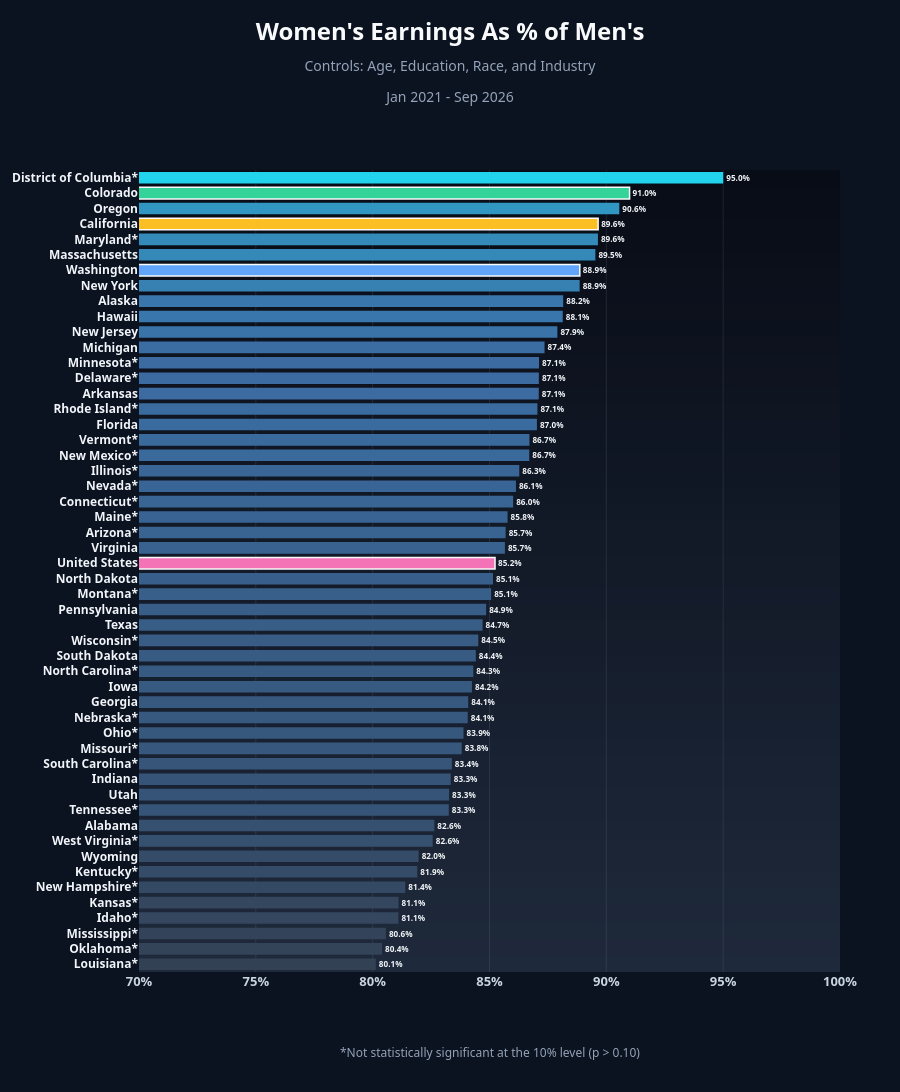

This figure's notebook cell:
### Code cell
fig = plot_state_bars(ranking_ind, 'Post_EPEWA_Gap', 'interaction_pval', "Women's Earnings As % of Men's",
                      "Age, Education, Race, and Industry", POST_PERIOD, [0.7, 1], save_as="states_post_gap_industry")

### Figure 1 — Plotly figure (JSON) as saved in the notebook; plotly's stock layout.template omitted (floating-point values rounded to 4 significant figures)
{"data": [{"cliponaxis": false, "hovertemplate": "%{y}: %{text}<extra></extra>", "marker": {"color": ["rgb(51, 65, 85)", "rgb(51, 67, 88)", "rgb(51, 68, 90)", "rgb(52, 71, 95)", "rgb(52, 71, 95)", "rgb(52, 73, 99)", "rgb(53, 76, 104)", "rgb(53, 76, 105)", "rgb(54, 80, 111)", "rgb(54, 80, 112)", "rgb(54, 84, 119)", "rgb(54, 84, 119)", "rgb(54, 84, 120)", "rgb(55, 85, 120)", "rgb(55, 87, 125)", "rgb(55, 88, 125)", "rgb(55, 89, 127)", "rgb(55, 89, 128)", "rgb(55, 90, 129)", "rgb(55, 90, 130)", "rgb(56, 91, 131)", "rgb(56, 92, 132)", "rgb(56, 93, 134)", "rgb(56, 94, 136)", "rgb(56, 95, 138)", "rgb(56, 95, 139)", "#f472b6", "rgb(57, 98, 144)", "rgb(57, 99, 145)", "rgb(57, 99, 146)", "rgb(57, 101, 148)", "rgb(57, 101, 150)", "rgb(58, 102, 151)", "rgb(58, 105, 156)", "rgb(58, 105, 156)", "rgb(58, 107, 159)", "rgb(58, 107, 159)", "rgb(59, 107, 160)", "rgb(59, 107, 160)", "rgb(59, 107, 160)", "rgb(59, 109, 163)", "rgb(58, 115, 168)", "rgb(57, 118, 171)", "rgb(57, 118, 171)", "rgb(55, 128, 178)", "#60a5fa", "rgb(52, 137, 184)", "rgb(52, 138, 185)", "#fbbf24", "rgb(49, 151, 194)", "#34d399", "rgb(34, 211, 238)"], "line": {"color": ["rgba(0,0,0,0)", "rgba(0,0,0,0)", "rgba(0,0,0,0)", "rgba(0,0,0,0)", "rgba(0,0,0,0)", "rgba(0,0,0,0)", "rgba(0,0,0,0)", "rgba(0,0,0,0)", "rgba(0,0,0,0)", "rgba(0,0,0,0)", "rgba(0,0,0,0)", "rgba(0,0,0,0)", "rgba(0,0,0,0)", "rgba(0,0,0,0)", "rgba(0,0,0,0)", "rgba(0,0,0,0)", "rgba(0,0,0,0)", "rgba(0,0,0,0)", "rgba(0,0,0,0)", "rgba(0,0,0,0)", "rgba(0,0,0,0)", "rgba(0,0,0,0)", "rgba(0,0,0,0)", "rgba(0,0,0,0)", "rgba(0,0,0,0)", "rgba(0,0,0,0)", "#f8fafc", "rgba(0,0,0,0)", "rgba(0,0,0,0)", "rgba(0,0,0,0)", "rgba(0,0,0,0)", "rgba(0,0,0,0)", "rgba(0,0,0,0)", "rgba(0,0,0,0)", "rgba(0,0,0,0)", "rgba(0,0,0,0)", "rgba(0,0,0,0)", "rgba(0,0,0,0)", "rgba(0,0,0,0)", "rgba(0,0,0,0)", "rgba(0,0,0,0)", "rgba(0,0,0,0)", "rgba(0,0,0,0)", "rgba(0,0,0,0)", "rgba(0,0,0,0)", "#f8fafc", "rgba(0,0,0,0)", "rgba(0,0,0,0)", "#f8fafc", "rgba(0,0,0,0)", "#f8fafc", "rgba(0,0,0,0)"], "width": 1.5}}, "orientation": "h", "text": ["<b>80.1%</b>", "<b>80.4%</b>", "<b>80.6%</b>", "<b>81.1%</b>", "<b>81.1%</b>", "<b>81.4%</b>", "<b>81.9%</b>", "<b>82.0%</b>", "<b>82.6%</b>", "<b>82.6%</b>", "<b>83.3%</b>", "<b>83.3%</b>", "<b>83.3%</b>", "<b>83.4%</b>", "<b>83.8%</b>", "<b>83.9%</b>", "<b>84.1%</b>", "<b>84.1%</b>", "<b>84.2%</b>", "<b>84.3%</b>", "<b>84.4%</b>", "<b>84.5%</b>", "<b>84.7%</b>", "<b>84.9%</b>", "<b>85.1%</b>", "<b>85.1%</b>", "<b>85.2%</b>", "<b>85.7%</b>", "<b>85.7%</b>", "<b>85.8%</b>", "<b>86.0%</b>", "<b>86.1%</b>", "<b>86.3%</b>", "<b>86.7%</b>", "<b>86.7%</b>", "<b>87.0%</b>", "<b>87.1%</b>", "<b>87.1%</b>", "<b>87.1%</b>", "<b>87.1%</b>", "<b>87.4%</b>", "<b>87.9%</b>", "<b>88.1%</b>", "<b>88.2%</b>", "<b>88.9%</b>", "<b>88.9%</b>", "<b>89.5%</b>", "<b>89.6%</b>", "<b>89.6%</b>", "<b>90.6%</b>", "<b>91.0%</b>", "<b>95.0%</b>"], "textfont": {"color": "#f1f5f9", "size": 12}, "textposition": "outside", "type": "bar", "x": [0.8013, 0.804, 0.8057, 0.811, 0.8111, 0.814, 0.8191, 0.8197, 0.8257, 0.8264, 0.8326, 0.8327, 0.8334, 0.8339, 0.8381, 0.8389, 0.8407, 0.8409, 0.8425, 0.8431, 0.8441, 0.8452, 0.8471, 0.8486, 0.8507, 0.8515, 0.8524, 0.8566, 0.8569, 0.8577, 0.8601, 0.8613, 0.8627, 0.867, 0.8671, 0.8703, 0.8705, 0.8711, 0.8711, 0.8712, 0.8736, 0.879, 0.8814, 0.8815, 0.8886, 0.8886, 0.8953, 0.8964, 0.8965, 0.9056, 0.91, 0.95], "y": ["<b>Louisiana*</b>", "<b>Oklahoma*</b>", "<b>Mississippi*</b>", "<b>Idaho*</b>", "<b>Kansas*</b>", "<b>New Hampshire*</b>", "<b>Kentucky*</b>", "<b>Wyoming</b>", "<b>West Virginia*</b>", "<b>Alabama</b>", "<b>Tennessee*</b>", "<b>Utah</b>", "<b>Indiana</b>", "<b>South Carolina*</b>", "<b>Missouri*</b>", "<b>Ohio*</b>", "<b>Nebraska*</b>", "<b>Georgia</b>", "<b>Iowa</b>", "<b>North Carolina*</b>", "<b>South Dakota</b>", "<b>Wisconsin*</b>", "<b>Texas</b>", "<b>Pennsylvania</b>", "<b>Montana*</b>", "<b>North Dakota</b>", "<b>United States</b>", "<b>Virginia</b>", "<b>Arizona*</b>", "<b>Maine*</b>", "<b>Connecticut*</b>", "<b>Nevada*</b>", "<b>Illinois*</b>", "<b>New Mexico*</b>", "<b>Vermont*</b>", "<b>Florida</b>", "<b>Rhode Island*</b>", "<b>Arkansas</b>", "<b>Delaware*</b>", "<b>Minnesota*</b>", "<b>Michigan</b>", "<b>New Jersey</b>", "<b>Hawaii</b>", "<b>Alaska</b>", "<b>New York</b>", "<b>Washington</b>", "<b>Massachusetts</b>", "<b>Maryland*</b>", "<b>California</b>", "<b>Oregon</b>", "<b>Colorado</b>", "<b>District of Columbia*</b>"]}], "layout": {"annotations": [{"font": {"color": "#94a3b8", "size": 12}, "showarrow": false, "text": "*Not statistically significant at the 10% level (p > 0.10)", "x": 0.5, "xref": "paper", "y": 0, "yanchor": "top", "yref": "paper", "yshift": -70}], "bargap": 0.25, "font": {"color": "#cbd5e1", "family": "Bahnschrift, 'Segoe UI Variable Display', 'Segoe UI', Helvetica, Arial, sans-serif"}, "height": 1404, "margin": {"b": 120, "l": 20, "r": 60, "t": 170}, "paper_bgcolor": "#0b1220", "plot_bgcolor": "rgba(0,0,0,0)", "shapes": [{"fillcolor": "rgb(8, 12, 22)", "layer": "below", "line": {"width": 0}, "type": "rect", "x0": 0, "x1": 1, "xref": "paper", "y0": 0, "y1": 1, "yref": "paper"}, {"fillcolor": "rgb(8, 13, 23)", "layer": "below", "line": {"width": 0}, "type": "rect", "x0": 0, "x1": 1, "xref": "paper", "y0": 0, "y1": 0.9792, "yref": "paper"}, {"fillcolor": "rgb(9, 13, 24)", "layer": "below", "line": {"width": 0}, "type": "rect", "x0": 0, "x1": 1, "xref": "paper", "y0": 0, "y1": 0.9583, "yref": "paper"}, {"fillcolor": "rgb(9, 14, 24)", "layer": "below", "line": {"width": 0}, "type": "rect", "x0": 0, "x1": 1, "xref": "paper", "y0": 0, "y1": 0.9375, "yref": "paper"}, {"fillcolor": "rgb(10, 14, 25)", "layer": "below", "line": {"width": 0}, "type": "rect", "x0": 0, "x1": 1, "xref": "paper", "y0": 0, "y1": 0.9167, "yref": "paper"}, {"fillcolor": "rgb(10, 15, 26)", "layer": "below", "line": {"width": 0}, "type": "rect", "x0": 0, "x1": 1, "xref": "paper", "y0": 0, "y1": 0.8958, "yref": "paper"}, {"fillcolor": "rgb(11, 16, 27)", "layer": "below", "line": {"width": 0}, "type": "rect", "x0": 0, "x1": 1, "xref": "paper", "y0": 0, "y1": 0.875, "yref": "paper"}, {"fillcolor": "rgb(11, 16, 28)", "layer": "below", "line": {"width": 0}, "type": "rect", "x0": 0, "x1": 1, "xref": "paper", "y0": 0, "y1": 0.8542, "yref": "paper"}, {"fillcolor": "rgb(12, 17, 28)", "layer": "below", "line": {"width": 0}, "type": "rect", "x0": 0, "x1": 1, "xref": "paper", "y0": 0, "y1": 0.8333, "yref": "paper"}, {"fillcolor": "rgb(12, 18, 29)", "layer": "below", "line": {"width": 0}, "type": "rect", "x0": 0, "x1": 1, "xref": "paper", "y0": 0, "y1": 0.8125, "yref": "paper"}, {"fillcolor": "rgb(13, 18, 30)", "layer": "below", "line": {"width": 0}, "type": "rect", "x0": 0, "x1": 1, "xref": "paper", "y0": 0, "y1": 0.7917, "yref": "paper"}, {"fillcolor": "rgb(13, 19, 31)", "layer": "below", "line": {"width": 0}, "type": "rect", "x0": 0, "x1": 1, "xref": "paper", "y0": 0, "y1": 0.7708, "yref": "paper"}, {"fillcolor": "rgb(14, 19, 31)", "layer": "below", "line": {"width": 0}, "type": "rect", "x0": 0, "x1": 1, "xref": "paper", "y0": 0, "y1": 0.75, "yref": "paper"}, {"fillcolor": "rgb(14, 20, 32)", "layer": "below", "line": {"width": 0}, "type": "rect", "x0": 0, "x1": 1, "xref": "paper", "y0": 0, "y1": 0.7292, "yref": "paper"}, {"fillcolor": "rgb(15, 21, 33)", "layer": "below", "line": {"width": 0}, "type": "rect", "x0": 0, "x1": 1, "xref": "paper", "y0": 0, "y1": 0.7083, "yref": "paper"}, {"fillcolor": "rgb(15, 21, 34)", "layer": "below", "line": {"width": 0}, "type": "rect", "x0": 0, "x1": 1, "xref": "paper", "y0": 0, "y1": 0.6875, "yref": "paper"}, {"fillcolor": "rgb(15, 22, 35)", "layer": "below", "line": {"width": 0}, "type": "rect", "x0": 0, "x1": 1, "xref": "paper", "y0": 0, "y1": 0.6667, "yref": "paper"}, {"fillcolor": "rgb(16, 22, 35)", "layer": "below", "line": {"width": 0}, "type": "rect", "x0": 0, "x1": 1, "xref": "paper", "y0": 0, "y1": 0.6458, "yref": "paper"}, {"fillcolor": "rgb(16, 23, 36)", "layer": "below", "line": {"width": 0}, "type": "rect", "x0": 0, "x1": 1, "xref": "paper", "y0": 0, "y1": 0.625, "yref": "paper"}, {"fillcolor": "rgb(17, 24, 37)", "layer": "below", "line": {"width": 0}, "type": "rect", "x0": 0, "x1": 1, "xref": "paper", "y0": 0, "y1": 0.6042, "yref": "paper"}, {"fillcolor": "rgb(17, 24, 38)", "layer": "below", "line": {"width": 0}, "type": "rect", "x0": 0, "x1": 1, "xref": "paper", "y0": 0, "y1": 0.5833, "yref": "paper"}, {"fillcolor": "rgb(18, 25, 39)", "layer": "below", "line": {"width": 0}, "type": "rect", "x0": 0, "x1": 1, "xref": "paper", "y0": 0, "y1": 0.5625, "yref": "paper"}, {"fillcolor": "rgb(18, 26, 39)", "layer": "below", "line": {"width": 0}, "type": "rect", "x0": 0, "x1": 1, "xref": "paper", "y0": 0, "y1": 0.5417, "yref": "paper"}, {"fillcolor": "rgb(19, 26, 40)", "layer": "below", "line": {"width": 0}, "type": "rect", "x0": 0, "x1": 1, "xref": "paper", "y0": 0, "y1": 0.5208, "yref": "paper"}, {"fillcolor": "rgb(19, 27, 41)", "layer": "below", "line": {"width": 0}, "type": "rect", "x0": 0, "x1": 1, "xref": "paper", "y0": 0, "y1": 0.5, "yref": "paper"}, {"fillcolor": "rgb(20, 27, 42)", "layer": "below", "line": {"width": 0}, "type": "rect", "x0": 0, "x1": 1, "xref": "paper", "y0": 0, "y1": 0.4792, "yref": "paper"}, {"fillcolor": "rgb(20, 28, 42)", "layer": "below", "line": {"width": 0}, "type": "rect", "x0": 0, "x1": 1, "xref": "paper", "y0": 0, "y1": 0.4583, "yref": "paper"}, {"fillcolor": "rgb(21, 29, 43)", "layer": "below", "line": {"width": 0}, "type": "rect", "x0": 0, "x1": 1, "xref": "paper", "y0": 0, "y1": 0.4375, "yref": "paper"}, {"fillcolor": "rgb(21, 29, 44)", "layer": "below", "line": {"width": 0}, "type": "rect", "x0": 0, "x1": 1, "xref": "paper", "y0": 0, "y1": 0.4167, "yref": "paper"}, {"fillcolor": "rgb(22, 30, 45)", "layer": "below", "line": {"width": 0}, "type": "rect", "x0": 0, "x1": 1, "xref": "paper", "y0": 0, "y1": 0.3958, "yref": "paper"}, {"fillcolor": "rgb(22, 31, 46)", "layer": "below", "line": {"width": 0}, "type": "rect", "x0": 0, "x1": 1, "xref": "paper", "y0": 0, "y1": 0.375, "yref": "paper"}, {"fillcolor": "rgb(23, 31, 46)", "layer": "below", "line": {"width": 0}, "type": "rect", "x0": 0, "x1": 1, "xref": "paper", "y0": 0, "y1": 0.3542, "yref": "paper"}, {"fillcolor": "rgb(23, 32, 47)", "layer": "below", "line": {"width": 0}, "type": "rect", "x0": 0, "x1": 1, "xref": "paper", "y0": 0, "y1": 0.3333, "yref": "paper"}, {"fillcolor": "rgb(23, 32, 48)", "layer": "below", "line": {"width": 0}, "type": "rect", "x0": 0, "x1": 1, "xref": "paper", "y0": 0, "y1": 0.3125, "yref": "paper"}, {"fillcolor": "rgb(24, 33, 49)", "layer": "below", "line": {"width": 0}, "type": "rect", "x0": 0, "x1": 1, "xref": "paper", "y0": 0, "y1": 0.2917, "yref": "paper"}, {"fillcolor": "rgb(24, 34, 50)", "layer": "below", "line": {"width": 0}, "type": "rect", "x0": 0, "x1": 1, "xref": "paper", "y0": 0, "y1": 0.2708, "yref": "paper"}, {"fillcolor": "rgb(25, 34, 50)", "layer": "below", "line": {"width": 0}, "type": "rect", "x0": 0, "x1": 1, "xref": "paper", "y0": 0, "y1": 0.25, "yref": "paper"}, {"fillcolor": "rgb(25, 35, 51)", "layer": "below", "line": {"width": 0}, "type": "rect", "x0": 0, "x1": 1, "xref": "paper", "y0": 0, "y1": 0.2292, "yref": "paper"}, {"fillcolor": "rgb(26, 35, 52)", "layer": "below", "line": {"width": 0}, "type": "rect", "x0": 0, "x1": 1, "xref": "paper", "y0": 0, "y1": 0.2083, "yref": "paper"}, {"fillcolor": "rgb(26, 36, 53)", "layer": "below", "line": {"width": 0}, "type": "rect", "x0": 0, "x1": 1, "xref": "paper", "y0": 0, "y1": 0.1875, "yref": "paper"}, {"fillcolor": "rgb(27, 37, 53)", "layer": "below", "line": {"width": 0}, "type": "rect", "x0": 0, "x1": 1, "xref": "paper", "y0": 0, "y1": 0.1667, "yref": "paper"}, {"fillcolor": "rgb(27, 37, 54)", "layer": "below", "line": {"width": 0}, "type": "rect", "x0": 0, "x1": 1, "xref": "paper", "y0": 0, "y1": 0.1458, "yref": "paper"}, {"fillcolor": "rgb(28, 38, 55)", "layer": "below", "line": {"width": 0}, "type": "rect", "x0": 0, "x1": 1, "xref": "paper", "y0": 0, "y1": 0.125, "yref": "paper"}, {"fillcolor": "rgb(28, 39, 56)", "layer": "below", "line": {"width": 0}, "type": "rect", "x0": 0, "x1": 1, "xref": "paper", "y0": 0, "y1": 0.1042, "yref": "paper"}, {"fillcolor": "rgb(29, 39, 57)", "layer": "below", "line": {"width": 0}, "type": "rect", "x0": 0, "x1": 1, "xref": "paper", "y0": 0, "y1": 0.08333, "yref": "paper"}, {"fillcolor": "rgb(29, 40, 57)", "layer": "below", "line": {"width": 0}, "type": "rect", "x0": 0, "x1": 1, "xref": "paper", "y0": 0, "y1": 0.0625, "yref": "paper"}, {"fillcolor": "rgb(30, 40, 58)", "layer": "below", "line": {"width": 0}, "type": "rect", "x0": 0, "x1": 1, "xref": "paper", "y0": 0, "y1": 0.04167, "yref": "paper"}, {"fillcolor": "rgb(30, 41, 59)", "layer": "below", "line": {"width": 0}, "type": "rect", "x0": 0, "x1": 1, "xref": "paper", "y0": 0, "y1": 0.02083, "yref": "paper"}], "title": {"font": {"color": "#f8fafc", "size": 24}, "pad": {"t": 40}, "text": "<b>Women's Earnings As % of Men's</b><br><span style='font-size:14px;color:#94a3b8'>Controls: Age, Education, Race, and Industry<br>Jan 2021 - Sep 2026</span>", "x": 0.5, "xanchor": "center", "y": 1, "yanchor": "top"}, "xaxis": {"dtick": 0.05, "gridcolor": "rgba(148,163,184,0.15)", "range": [0.7, 1], "showgrid": true, "showline": false, "tickangle": 0, "tickfont": {"color": "#cbd5e1", "size": 13, "weight": "bold"}, "tickformat": ".0%", "zeroline": true, "zerolinecolor": "rgba(148,163,184,0.45)"}, "yaxis": {"automargin": true, "dtick": 1, "showgrid": false, "showline": false, "tickfont": {"color": "#f1f5f9", "size": 12}, "type": "category"}}}
